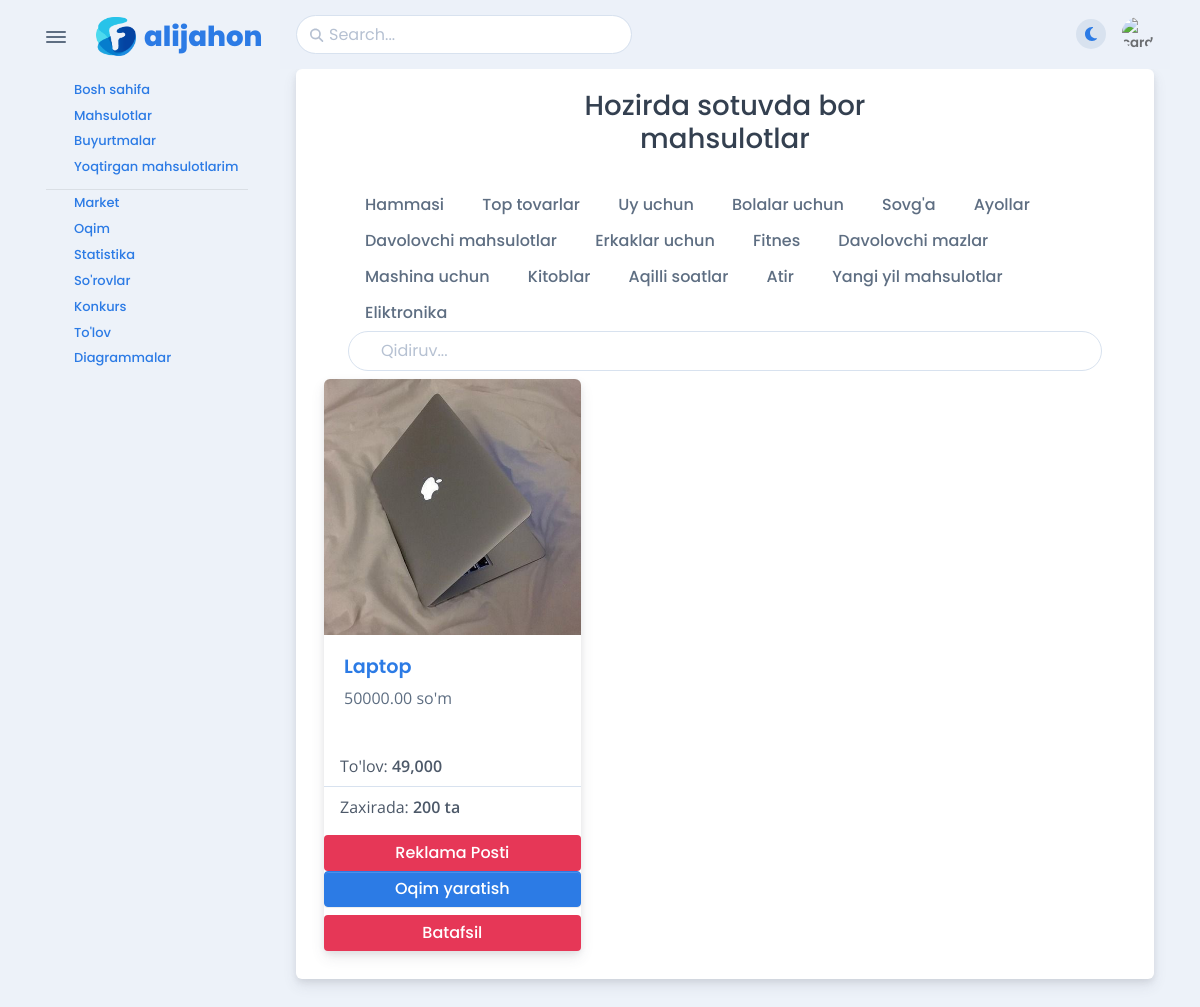
Screenshot of /market/list/all (signed in) with the database file from the repository.
### apps/models.py (models this page shows, shortened)
class BaseSlugModel(Model):
    name = CharField(max_length=255)
    slug = SlugField(max_length=255, unique=True , blank=True , null=True)
    class Meta:
        abstract = True

class Category(BaseSlugModel):
    icon = CharField(max_length=255)

class Product(BaseSlugModel):
    description = TextField()
    price = DecimalField(max_digits=10, decimal_places=2)
    image = ImageField(upload_to='products/')
    category = ForeignKey('apps.Category', on_delete=CASCADE)
    sell_price = DecimalField(max_digits=10 , decimal_places=0 , default=0)
    quantity = SmallIntegerField(default=1)
    sale = CharField(max_length=50 , default=None , null=True , blank=True)
    telegram_url = CharField(max_length=50 , null=True , blank=True)
    discount = SmallIntegerField(default=0)

### apps/views.py (the view)
# urls.py: path('market/list/<str:slug>', MarketListView.as_view(), name='market-list'),
class MarketListView(LoginRequiredMixin, ListView):
    queryset = Product.objects.all()
    template_name = 'apps/thread/market.html'
    context_object_name = 'products'
    login_url = reverse_lazy('login')
    def get_context_data(self, **kwargs):
        products = Product.objects.all()
        slug = self.kwargs.get('slug')
        data = super().get_context_data(**kwargs)
        data['categories'] = Category.objects.all()
        query  = self.request.GET.get('query')
        if query:
            products = products.filter(Q(name__icontains=query) | Q(description__icontains=query))
        if slug != 'all':
            products = products.filter(category__slug=slug)
        if slug == 'top':
            products = products.annotate(order_count=Count(F('orders'))).order_by('order_count')
        data['products'] = products
        return data

### templates/apps/thread/market.html (shortened to what this page needs)
{% extends 'apps/base/include.html' %}
{% load humanize %}
{% block body %}
    <div class="card mb-3">
        <div class="card-body">
            <div class="container">
                <h3 class="text-center"> Hozirda sotuvda bor <br> mahsulotlar </h3>
                <br>
                <div class="container border-bottom-4">
                    <div class="header_tab_menu">
                        <div class="header_menu" style="overflow: auto">
                            <a href="{% url 'market-list' 'all' %}" class="btn btn-default"> Hammasi </a>
                            <a href="{% url 'market-list' 'top' %}" class="btn btn-default"> Top tovarlar </a>
                            {% for category in categories %}
                                <a href="{% url 'market-list' category.slug %}" class="btn btn-default"> {{ category.name }}</a>
                            {% endfor %}
                        </div>
                        <div class="search-box" style="width: 100%;">
                            <form action="{% url 'market-list' 'all' %}" method="GET" class="position-relative"
                                  style="width: 100%" data-bs-display="static" autocomplete="off">
                                <input id="search-input" name="query" class="form-control search-input" type="search"
                                       placeholder="Qidiruv..." aria-label="Search">
                            </form>
                        </div>
                    </div>
                </div>
                <div class="row">
                    {% for product in products %}
                        <div class="col-sm-4 p-2">
                            <div class="card">
                                <a href="{% url 'product-detail' product.slug %}" target="_blank">
                                    <img class="card-img-top" src="{{ product.image.url }}" alt="Mashhur Suralar 2">
                                </a>
                                <div class="card-body">
                                    <h5 class="card-title">
                                        <a href="{% url 'product-detail' product.slug %}"
                                           target="_blank">
                                            {{ product.name}}
                                        </a>
                                    </h5>
                                    <p class="text-muted"> {{ product.price }} so'm </p>
                                </div>
                                <ul class="list-group list-group-flush">
                                    <li class="list-group-item">To'lov: <strong> {% if product.sell_price %}{{ product.sell_price|floatformat|intcomma }}{% else %}Yo'q{% endif %}</strong></li>
                                    <li class="list-group-item">Zaxirada: <strong> {{ product.quantity }} ta </strong>
                                    </li>
                                </ul>
                                <a href="#"
                                   class="btn bg-danger text-white mt-2">Reklama
                                    Posti</a>
                                <button class="btn btn-primary btn_open_modal" type="button" data-bs-toggle="modal"
                                        data-bs-target="#exampleModal" data-bs-sell_price="{{ product.sell_price }}" name="{{ product.id }}">
                                    Oqim yaratish
                                </button>
                                <a href="{% url 'product-detail' product.slug %}" class="btn bg-danger text-white mt-2">Batafsil</a>
                            </div>
                        </div>
                    {% endfor %}
                </div>
            </div>
        </div>
    </div>
{% endblock %}

### templates/apps/base/include.html (shortened to what this page needs)
{% load static %}
<!DOCTYPE html>
<html lang="en-US" dir="ltr">
<head>
    <link href="{% static 'app/vendors/swiper/swiper-bundle.min.css' %}" rel="stylesheet"/>
    <link href="https://ajax.googleapis.com/ajax/libs/jqueryui/1.8.16/themes/ui-lightness/jquery-ui.css"
          rel="stylesheet"
          type="text/css"/>
    <link href="{% static 'app/assets/css/theme-rtl.min.css' %}" rel="stylesheet" id="style-rtl">
    <link href="{% static 'app/assets/css/theme.min.css' %}" rel="stylesheet" id="style-default">
    <link href="{% static 'app/assets/css/user-rtl.min.css' %}" rel="stylesheet" id="user-style-rtl">
    <link href="{% static 'app/assets/css/user.min.css' %}" rel="stylesheet" id="user-style-default">
    <link href="{% static 'app/assets/css/style.css' %}" rel="stylesheet">
    <link href="{% static 'app/assets/css/lightbox.min.css' %}" rel="stylesheet">
    <link href="{% static 'app/vendors/overlayscrollbars/OverlayScrollbars.min.css' %}" rel="stylesheet">
    <link rel="stylesheet" href="https://cdnjs.cloudflare.com/ajax/libs/font-awesome/4.7.0/css/font-awesome.min.css">
</head>
<body>
<main class="main" id="top">
    <div class="container" data-layout="container">
        <nav class="navbar navbar-light navbar-vertical navbar-expand-xl">
            <div class="d-flex align-items-center">
                <div class="toggle-icon-wrapper">
                    <button class="btn navbar-toggler-humburger-icon navbar-vertical-toggle" data-bs-toggle="tooltip"
                            data-bs-placement="left" title="Toggle Navigation"><span class="navbar-toggle-icon"><span
                            class="toggle-line"></span></span></button>
                </div>
                <a class="navbar-brand" href="/">
                    <div class="d-flex align-items-center py-3">
                        <img class="me-2" src="{% static 'app/assets/img/icons/spot-illustrations/falcon.png' %}"
                             alt="" width="40"/><span
                            class="font-sans-serif">alijahon</span>
                    </div>
                </a>
            </div>
            <div class="collapse navbar-collapse" id="navbarVerticalCollapse">
                <div class="navbar-vertical-content scrollbar">
                    <ul class="navbar-nav flex-column mb-3" id="navbarVerticalNav">
                        <li class="nav-item">
                            <ul class="nav collapse show" id="dashboard">
                                <li class="nav-item">
                                    <a class="nav-link active" href="{% url "home" %}" aria-expanded="false">
                                        <div class="d-flex align-items-center"><span
                                                class="nav-link-text ps-1">Bosh sahifa</span>
                                        </div>
                                    </a>
                                </li>
                                <li class="nav-item">
                                    <a class="nav-link active" href="{% url 'product-list' 'all' %}" aria-expanded="false">
                                        <div class="d-flex align-items-center"><span
                                                class="nav-link-text ps-1">Mahsulotlar</span>
                                        </div>
                                    </a>
                                </li>
                                <li class="nav-item">
                                    <a class="nav-link active" href="{% url 'order-list' %}" aria-expanded="false">
                                        <div class="d-flex align-items-center"><span
                                                class="nav-link-text ps-1">Buyurtmalar</span>
                                        </div>
                                    </a>
                                </li>
                                <li class="nav-item">
                                    <a class="nav-link active" href="{% url 'wish-list' %}" aria-expanded="false">
                                        <div class="d-flex align-items-center"><span class="nav-link-text ps-1">Yoqtirgan mahsulotlarim</span>
                                        </div>
                                    </a>
                                </li>
                                {% if  request.user.is_authenticated %}
                                    <hr class="mb-0 navbar-vertical-divider">
                                    <li class="nav-item">
                                            <a class="nav-link active" href="{% url 'market-list' 'all' %}" aria-expanded="false">
                                                <div class="d-flex align-items-center"><span class="nav-link-text ps-1">Market</span>
                                                </div>
                                            </a>
                                        </li>
                                        <li class="nav-item">
                                            <a class="nav-link active" href="{% url 'thread-list' %}" aria-expanded="false">
                                                <div class="d-flex align-items-center"><span class="nav-link-text ps-1">Oqim</span>
                                                </div>
                                            </a>
                                        </li>
                                        <li class="nav-item">
                                            <a class="nav-link active" href="{% url 'thread-statistic' %}" aria-expanded="false">
                                                <div class="d-flex align-items-center"><span class="nav-link-text ps-1">Statistika</span>
                                                </div>
                                            </a>
                                        </li>
                                        <li class="nav-item">
                                            <a class="nav-link active" href="/admin_page/requests"
                                               aria-expanded="false">
                                                <div class="d-flex align-items-center"><span class="nav-link-text ps-1">So'rovlar</span>
                                                </div>
                                            </a>
                                        </li>
                                        <li class="nav-item">
                                            <a class="nav-link active" href="{% url 'competition' %}"
                                               aria-expanded="false">
                                                <div class="d-flex align-items-center"><span class="nav-link-text ps-1">Konkurs</span>
                                                </div>
                                            </a>
                                        </li>
                                        <li class="nav-item">
                                            <a class="nav-link active" href="{% url 'payment' %}"
                                               aria-expanded="false">
                                                <div class="d-flex align-items-center"><span class="nav-link-text ps-1">To'lov</span>
                                                </div>
                                            </a>
                                        </li>
                                        <li class="nav-item">
                                            <a class="nav-link active" href="{% url 'diagram' %}"
                                               aria-expanded="false">
                                                <div class="d-flex align-items-center"><span class="nav-link-text ps-1">Diagrammalar</span>
                                                </div>
                                            </a>
                                        </li>
                                {% endif %}
                            </ul>
                        </li>
                    </ul>
                </div>
            </div>
        </nav>
        <div class="content">
            <nav class="navbar navbar-light navbar-glass navbar-top navbar-expand">
                <ul class="navbar-nav align-items-center d-none d-lg-block">
                    <li class="nav-item">
                        <div class="search-box" data-list='{"valueNames":["title"]}'>
                            <form action="{% url 'product-list' 'all' %}" method="GET" class="position-relative" data-bs-toggle="search" data-bs-display="static" autocomplete="off">
                                <input id="search-input" name="query" class="form-control search-input fuzzy-search"
                                       type="search" placeholder="Search..."
                                       aria-label="Search"/>
                                <span class="fas fa-search search-box-icon"></span>
                            </form>
                        </div>
                    </li>
                </ul>
                <ul class="navbar-nav navbar-nav-icons ms-auto flex-row align-items-center">
                    <li class="nav-item">
                        <div class="theme-control-toggle fa-icon-wait px-2">
                            <label class="mb-0 theme-control-toggle-label theme-control-toggle-dark"
                                   for="themeControlToggle"
                                   data-bs-toggle="tooltip" data-bs-placement="left" title="Switch to dark theme">
                                <span class="fas fa-moon fs-0"></span>
                            </label>
                        </div>
                    </li>
                    <li class="nav-item dropdown">
                        <a class="nav-link pe-0" id="navbarDropdownUser" href="#" role="button"
                           data-bs-toggle="dropdown"
                           aria-haspopup="true" aria-expanded="false">
                            <div class="avatar avatar-xl">
                                <img class="rounded-circle"
                                     src="https://img.icons8.com/fluency/48/user-male-circle--v1.png" alt="card"/>
                            </div>
                        </a>
                    </li>
                </ul>
            </nav>
            {% block body %}
            {% endblock %}
        </div>
    </div>
</main>
</body>
</html>

### rows the page displays
Category: name "Uy uchun"
Category: name "Bolalar uchun"
Category: name "Sovg'a"
Category: name "Ayollar"
Category: name "Davolovchi mahsulotlar"
Category: name "Erkaklar uchun"
Category: name "Fitnes"
Category: name "Davolovchi mazlar"
Category: name "Mashina uchun"
Category: name "Kitoblar"
Category: name "Aqilli soatlar"
Category: name "Atir"
Category: name "Yangi yil mahsulotlar"
Category: name "Eliktronika"
Product: image (picture), name "Laptop", price "50000.00", sell_price "49,000", quantity "200"
